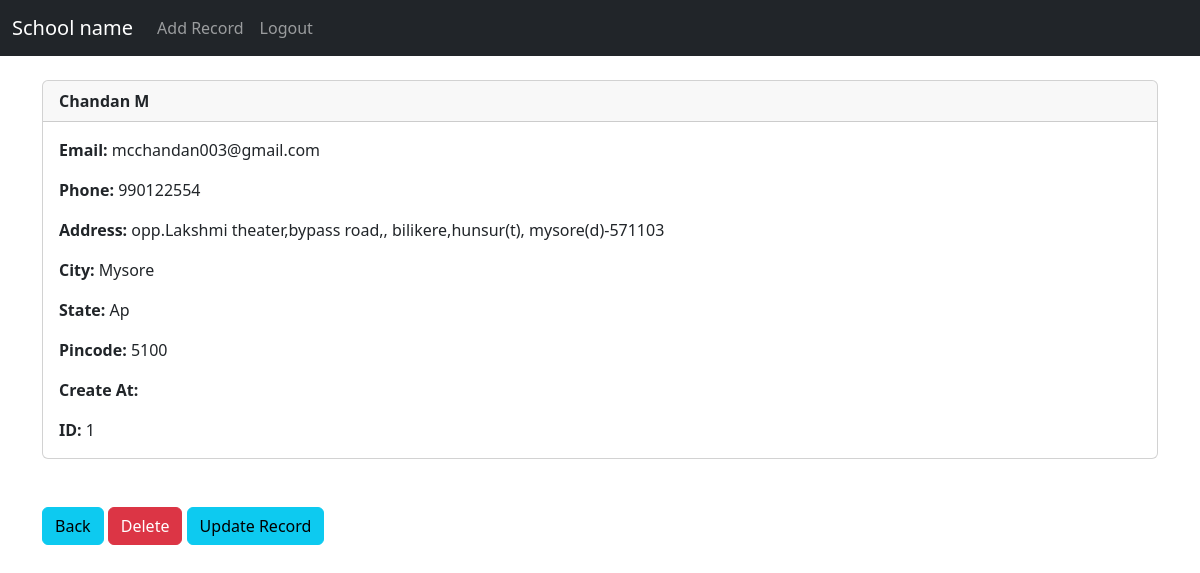
The page /record/1 (signed in) on the database its author committed.
### studentauth/models.py (models this page shows, shortened)
class Record(models.Model):
	first_name = models.CharField(max_length=50)
	last_name =  models.CharField(max_length=50)
	email =  models.CharField(max_length=100)
	phone = models.CharField(max_length=15)
	address =  models.CharField(max_length=100)
	city =  models.CharField(max_length=50)
	state =  models.CharField(max_length=50)
	pincode =  models.CharField(max_length=20)
	date = models.DateField()

### studentauth/views.py (the view)
# urls.py: path('record/<int:pk>', views.student_record, name='record'),
def student_record(request, pk):
	if request.user.is_authenticated:
		student_record = Record.objects.get(id=pk)
		return render(request, 'record.html', {'student_record':student_record})
	else:
		messages.success(request, "You Must Be Logged In To View That Page...")
		return redirect('/')

### templates/record.html
{% extends 'base.html' %}
{% block content %}
<div class="card">
  <div class="card-header"><strong>
    	{{ student_record.first_name }}
		{{ student_record.last_name }}</strong>
  </div>
  <div class="card-body">
<p class="card-text">
<strong>Email: </strong>{{ student_record.email }}</p>
<p class="card-text">
<strong>Phone: </strong>{{ student_record.phone }}
</p>
<p class="card-text">
<strong>Address: </strong>{{ student_record.address }}</p>
<p class="card-text">
<strong>City: </strong>{{ student_record.city }}</p>
<p class="card-text">
<strong>State: </strong>{{ student_record.state }}</p>
<p class="card-text">
<strong>Pincode: </strong>{{ student_record.pincode }}</p>
<p class="card-text">
<strong>Create At: </strong>{{ student_record.created_at }}</p>
<p class="card-text">
<strong>ID: </strong>{{ student_record.id }}</p>
  </div>
</div>
<br/><br/>
<a href="/" class="btn btn-info">Back</a>
<a href="{% url 'delete_record' student_record.id %}" class="btn btn-danger">Delete</a>
<a href="{% url 'update_record' student_record.id %}" class="btn btn-info">Update Record</a>
{% endblock %}

### rows shown on the page
Record: first_name "Chandan", last_name "M", email "mcchandan003@gmail.com", phone "990122554", address "opp.Lakshmi theater,bypass road,, bilikere,hunsur(t), mysore(d)-571103", city "Mysore", state "Ap", pincode "5100", id "1"
